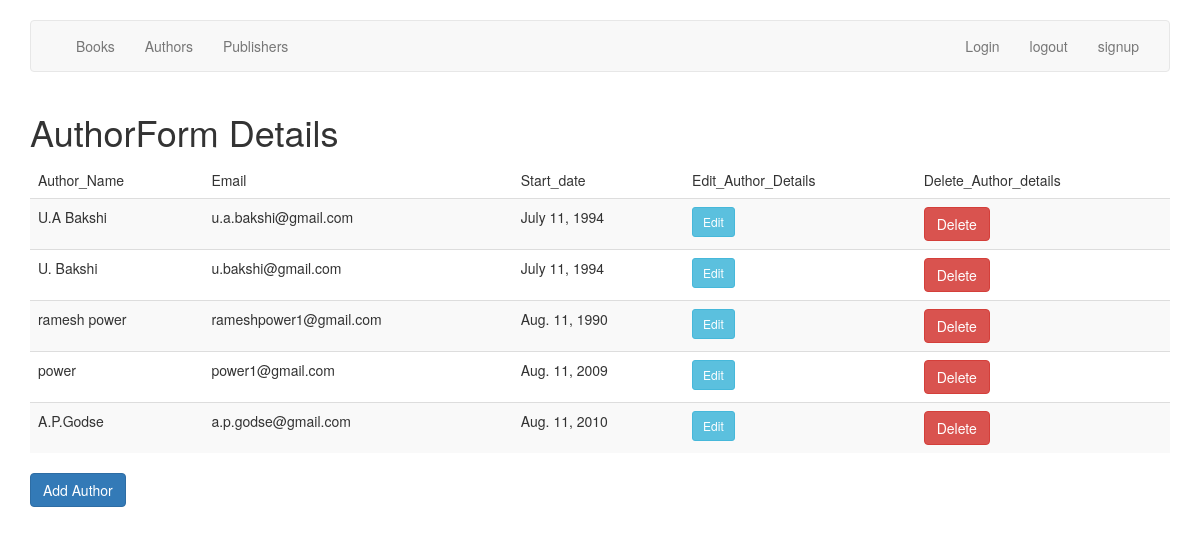
/employee/authors_list/ (signed in), run on the app's committed database.
### employee/models.py (models this page shows, shortened)
class AuthorModel(models.Model):
    name = models.CharField(max_length=50, blank=False, null = False)
    email = models.EmailField(max_length=150, blank=True, null = True)
    st_date = models.DateField()

### employee/views.py (the view)
# urls.py: path('authors_list/', views.listAuthors, name = 'authors_list'),
@login_required
def listAuthors(request):
    data = AuthorModel.objects.all()
    return render(request, 'author_details.html', {'Data': data})

### employee/Templates/author_details.html
{% extends "home.html" %}
{% block content %}
<div class="container" >
    <h1>AuthorForm Details</h1>
        <table class="table table-success table-striped">
            <thead>
                <tr>
                    <td>Author_Name</td>
                    <td>Email</td>
                    <td>Start_date</td>
                    <td>Edit_Author_Details</td>
                    <td>Delete_Author_details</td>
                </tr>
                <tbody>
                    {% for author in Data  %}
                    <tr>
                        <td><a href="{% url 'authors_list'  %}"></a>{{ author.name }}</td>
                        <td>{{ author.email }}</td>
                        <td>{{ author.st_date }}</td>
                        <td><a href="{% url 'edit_author' author.id %}" class="btn btn-sm btn-info">Edit</a>{{ author.Edit_Author_Details }}</td>
                        <td><a  href="{% url 'delete_author' author.id %}" class="btn btn-danger">Delete</a>{{ author.Delete_Author_Details }}</td>
                    </tr>
                    {% endfor %}
                </tbody>
            </thead>
        </table>
        <a href="{% url 'add-author' %}" class='btn btn-primary'>Add Author</a>
</div>
{% endblock %}

### data on the page
AuthorModel: name "U.A Bakshi", email "u.a.bakshi@gmail.com", st_date "July 11, 1994"
AuthorModel: name "U. Bakshi", email "u.bakshi@gmail.com", st_date "July 11, 1994"
AuthorModel: name "ramesh power", email "rameshpower1@gmail.com", st_date "Aug. 11, 1990"
AuthorModel: name "power", email "power1@gmail.com", st_date "Aug. 11, 2009"
AuthorModel: name "A.P.Godse", email "a.p.godse@gmail.com", st_date "Aug. 11, 2010"
